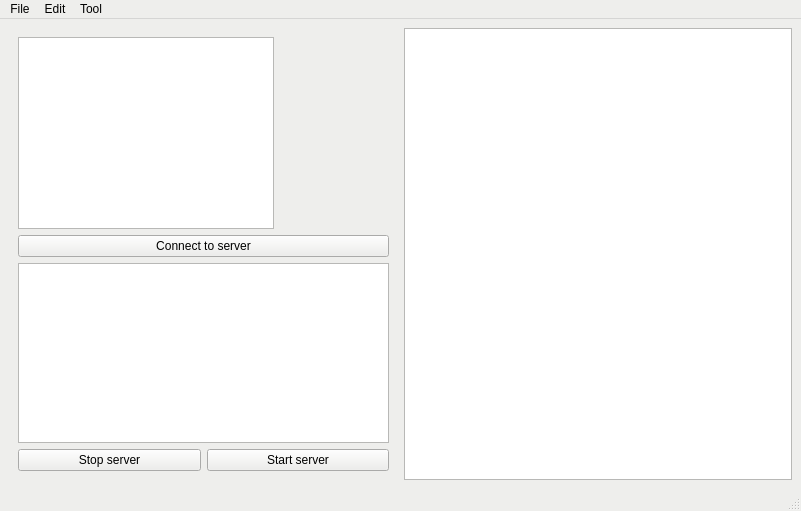
<?xml version="1.0" encoding="UTF-8"?>
<ui version="4.0">
 <class>MainWindow</class>
 <widget class="QMainWindow" name="MainWindow">
  <property name="geometry">
   <rect>
    <x>0</x>
    <y>0</y>
    <width>801</width>
    <height>511</height>
   </rect>
  </property>
  <property name="palette">
   <palette>
    <active>
     <colorrole role="WindowText">
      <brush brushstyle="SolidPattern">
       <color alpha="255">
        <red>0</red>
        <green>0</green>
        <blue>0</blue>
       </color>
      </brush>
     </colorrole>
     <colorrole role="Button">
      <brush brushstyle="SolidPattern">
       <color alpha="255">
        <red>238</red>
        <green>238</green>
        <blue>236</blue>
       </color>
      </brush>
     </colorrole>
     <colorrole role="Light">
      <brush brushstyle="SolidPattern">
       <color alpha="255">
        <red>255</red>
        <green>255</green>
        <blue>255</blue>
       </color>
      </brush>
     </colorrole>
     <colorrole role="Midlight">
      <brush brushstyle="SolidPattern">
       <color alpha="255">
        <red>246</red>
        <green>246</green>
        <blue>245</blue>
       </color>
      </brush>
     </colorrole>
     <colorrole role="Dark">
      <brush brushstyle="SolidPattern">
       <color alpha="255">
        <red>119</red>
        <green>119</green>
        <blue>118</blue>
       </color>
      </brush>
     </colorrole>
     <colorrole role="Mid">
      <brush brushstyle="SolidPattern">
       <color alpha="255">
        <red>159</red>
        <green>159</green>
        <blue>157</blue>
       </color>
      </brush>
     </colorrole>
     <colorrole role="Text">
      <brush brushstyle="SolidPattern">
       <color alpha="255">
        <red>0</red>
        <green>0</green>
        <blue>0</blue>
       </color>
      </brush>
     </colorrole>
     <colorrole role="BrightText">
      <brush brushstyle="SolidPattern">
       <color alpha="255">
        <red>255</red>
        <green>255</green>
        <blue>255</blue>
       </color>
      </brush>
     </colorrole>
     <colorrole role="ButtonText">
      <brush brushstyle="SolidPattern">
       <color alpha="255">
        <red>0</red>
        <green>0</green>
        <blue>0</blue>
       </color>
      </brush>
     </colorrole>
     <colorrole role="Base">
      <brush brushstyle="SolidPattern">
       <color alpha="255">
        <red>255</red>
        <green>255</green>
        <blue>255</blue>
       </color>
      </brush>
     </colorrole>
     <colorrole role="Window">
      <brush brushstyle="SolidPattern">
       <color alpha="255">
        <red>238</red>
        <green>238</green>
        <blue>236</blue>
       </color>
      </brush>
     </colorrole>
     <colorrole role="Shadow">
      <brush brushstyle="SolidPattern">
       <color alpha="255">
        <red>0</red>
        <green>0</green>
        <blue>0</blue>
       </color>
      </brush>
     </colorrole>
     <colorrole role="AlternateBase">
      <brush brushstyle="SolidPattern">
       <color alpha="255">
        <red>246</red>
        <green>246</green>
        <blue>245</blue>
       </color>
      </brush>
     </colorrole>
     <colorrole role="ToolTipBase">
      <brush brushstyle="SolidPattern">
       <color alpha="255">
        <red>255</red>
        <green>255</green>
        <blue>220</blue>
       </color>
      </brush>
     </colorrole>
     <colorrole role="ToolTipText">
      <brush brushstyle="SolidPattern">
       <color alpha="255">
        <red>0</red>
        <green>0</green>
        <blue>0</blue>
       </color>
      </brush>
     </colorrole>
    </active>
    <inactive>
     <colorrole role="WindowText">
      <brush brushstyle="SolidPattern">
       <color alpha="255">
        <red>0</red>
        <green>0</green>
        <blue>0</blue>
       </color>
      </brush>
     </colorrole>
     <colorrole role="Button">
      <brush brushstyle="SolidPattern">
       <color alpha="255">
        <red>238</red>
        <green>238</green>
        <blue>236</blue>
       </color>
      </brush>
     </colorrole>
     <colorrole role="Light">
      <brush brushstyle="SolidPattern">
       <color alpha="255">
        <red>255</red>
        <green>255</green>
        <blue>255</blue>
       </color>
      </brush>
     </colorrole>
     <colorrole role="Midlight">
      <brush brushstyle="SolidPattern">
       <color alpha="255">
        <red>246</red>
        <green>246</green>
        <blue>245</blue>
       </color>
      </brush>
     </colorrole>
     <colorrole role="Dark">
      <brush brushstyle="SolidPattern">
       <color alpha="255">
        <red>119</red>
        <green>119</green>
        <blue>118</blue>
       </color>
      </brush>
     </colorrole>
     <colorrole role="Mid">
      <brush brushstyle="SolidPattern">
       <color alpha="255">
        <red>159</red>
        <green>159</green>
        <blue>157</blue>
       </color>
      </brush>
     </colorrole>
     <colorrole role="Text">
      <brush brushstyle="SolidPattern">
       <color alpha="255">
        <red>0</red>
        <green>0</green>
        <blue>0</blue>
       </color>
      </brush>
     </colorrole>
     <colorrole role="BrightText">
      <brush brushstyle="SolidPattern">
       <color alpha="255">
        <red>255</red>
        <green>255</green>
        <blue>255</blue>
       </color>
      </brush>
     </colorrole>
     <colorrole role="ButtonText">
      <brush brushstyle="SolidPattern">
       <color alpha="255">
        <red>0</red>
        <green>0</green>
        <blue>0</blue>
       </color>
      </brush>
     </colorrole>
     <colorrole role="Base">
      <brush brushstyle="SolidPattern">
       <color alpha="255">
        <red>255</red>
        <green>255</green>
        <blue>255</blue>
       </color>
      </brush>
     </colorrole>
     <colorrole role="Window">
      <brush brushstyle="SolidPattern">
       <color alpha="255">
        <red>238</red>
        <green>238</green>
        <blue>236</blue>
       </color>
      </brush>
     </colorrole>
     <colorrole role="Shadow">
      <brush brushstyle="SolidPattern">
       <color alpha="255">
        <red>0</red>
        <green>0</green>
        <blue>0</blue>
       </color>
      </brush>
     </colorrole>
     <colorrole role="AlternateBase">
      <brush brushstyle="SolidPattern">
       <color alpha="255">
        <red>246</red>
        <green>246</green>
        <blue>245</blue>
       </color>
      </brush>
     </colorrole>
     <colorrole role="ToolTipBase">
      <brush brushstyle="SolidPattern">
       <color alpha="255">
        <red>255</red>
        <green>255</green>
        <blue>220</blue>
       </color>
      </brush>
     </colorrole>
     <colorrole role="ToolTipText">
      <brush brushstyle="SolidPattern">
       <color alpha="255">
        <red>0</red>
        <green>0</green>
        <blue>0</blue>
       </color>
      </brush>
     </colorrole>
    </inactive>
    <disabled>
     <colorrole role="WindowText">
      <brush brushstyle="SolidPattern">
       <color alpha="255">
        <red>119</red>
        <green>119</green>
        <blue>118</blue>
       </color>
      </brush>
     </colorrole>
     <colorrole role="Button">
      <brush brushstyle="SolidPattern">
       <color alpha="255">
        <red>238</red>
        <green>238</green>
        <blue>236</blue>
       </color>
      </brush>
     </colorrole>
     <colorrole role="Light">
      <brush brushstyle="SolidPattern">
       <color alpha="255">
        <red>255</red>
        <green>255</green>
        <blue>255</blue>
       </color>
      </brush>
     </colorrole>
     <colorrole role="Midlight">
      <brush brushstyle="SolidPattern">
       <color alpha="255">
        <red>246</red>
        <green>246</green>
        <blue>245</blue>
       </color>
      </brush>
     </colorrole>
     <colorrole role="Dark">
      <brush brushstyle="SolidPattern">
       <color alpha="255">
        <red>119</red>
        <green>119</green>
        <blue>118</blue>
       </color>
      </brush>
     </colorrole>
     <colorrole role="Mid">
      <brush brushstyle="SolidPattern">
       <color alpha="255">
        <red>159</red>
        <green>159</green>
        <blue>157</blue>
       </color>
      </brush>
     </colorrole>
     <colorrole role="Text">
      <brush brushstyle="SolidPattern">
       <color alpha="255">
        <red>119</red>
        <green>119</green>
        <blue>118</blue>
       </color>
      </brush>
     </colorrole>
     <colorrole role="BrightText">
      <brush brushstyle="SolidPattern">
       <color alpha="255">
        <red>255</red>
        <green>255</green>
        <blue>255</blue>
       </color>
      </brush>
     </colorrole>
     <colorrole role="ButtonText">
      <brush brushstyle="SolidPattern">
       <color alpha="255">
        <red>119</red>
        <green>119</green>
        <blue>118</blue>
       </color>
      </brush>
     </colorrole>
     <colorrole role="Base">
      <brush brushstyle="SolidPattern">
       <color alpha="255">
        <red>238</red>
        <green>238</green>
        <blue>236</blue>
       </color>
      </brush>
     </colorrole>
     <colorrole role="Window">
      <brush brushstyle="SolidPattern">
       <color alpha="255">
        <red>238</red>
        <green>238</green>
        <blue>236</blue>
       </color>
      </brush>
     </colorrole>
     <colorrole role="Shadow">
      <brush brushstyle="SolidPattern">
       <color alpha="255">
        <red>0</red>
        <green>0</green>
        <blue>0</blue>
       </color>
      </brush>
     </colorrole>
     <colorrole role="AlternateBase">
      <brush brushstyle="SolidPattern">
       <color alpha="255">
        <red>238</red>
        <green>238</green>
        <blue>236</blue>
       </color>
      </brush>
     </colorrole>
     <colorrole role="ToolTipBase">
      <brush brushstyle="SolidPattern">
       <color alpha="255">
        <red>255</red>
        <green>255</green>
        <blue>220</blue>
       </color>
      </brush>
     </colorrole>
     <colorrole role="ToolTipText">
      <brush brushstyle="SolidPattern">
       <color alpha="255">
        <red>0</red>
        <green>0</green>
        <blue>0</blue>
       </color>
      </brush>
     </colorrole>
    </disabled>
   </palette>
  </property>
  <property name="contextMenuPolicy">
   <enum>Qt::DefaultContextMenu</enum>
  </property>
  <property name="windowTitle">
   <string>TrebleShot -- Pre-alpha</string>
  </property>
  <widget class="QWidget" name="centralwidget">
   <layout class="QHBoxLayout" name="horizontalLayout">
    <item>
     <widget class="QWidget" name="verticalWidget" native="true">
      <property name="palette">
       <palette>
        <active>
         <colorrole role="WindowText">
          <brush brushstyle="SolidPattern">
           <color alpha="255">
            <red>0</red>
            <green>0</green>
            <blue>0</blue>
           </color>
          </brush>
         </colorrole>
         <colorrole role="Button">
          <brush brushstyle="SolidPattern">
           <color alpha="255">
            <red>238</red>
            <green>238</green>
            <blue>236</blue>
           </color>
          </brush>
         </colorrole>
         <colorrole role="Light">
          <brush brushstyle="SolidPattern">
           <color alpha="255">
            <red>255</red>
            <green>255</green>
            <blue>255</blue>
           </color>
          </brush>
         </colorrole>
         <colorrole role="Midlight">
          <brush brushstyle="SolidPattern">
           <color alpha="255">
            <red>246</red>
            <green>246</green>
            <blue>245</blue>
           </color>
          </brush>
         </colorrole>
         <colorrole role="Dark">
          <brush brushstyle="SolidPattern">
           <color alpha="255">
            <red>119</red>
            <green>119</green>
            <blue>118</blue>
           </color>
          </brush>
         </colorrole>
         <colorrole role="Mid">
          <brush brushstyle="SolidPattern">
           <color alpha="255">
            <red>159</red>
            <green>159</green>
            <blue>157</blue>
           </color>
          </brush>
         </colorrole>
         <colorrole role="Text">
          <brush brushstyle="SolidPattern">
           <color alpha="255">
            <red>0</red>
            <green>0</green>
            <blue>0</blue>
           </color>
          </brush>
         </colorrole>
         <colorrole role="BrightText">
          <brush brushstyle="SolidPattern">
           <color alpha="255">
            <red>255</red>
            <green>255</green>
            <blue>255</blue>
           </color>
          </brush>
         </colorrole>
         <colorrole role="ButtonText">
          <brush brushstyle="SolidPattern">
           <color alpha="255">
            <red>0</red>
            <green>0</green>
            <blue>0</blue>
           </color>
          </brush>
         </colorrole>
         <colorrole role="Base">
          <brush brushstyle="SolidPattern">
           <color alpha="255">
            <red>255</red>
            <green>255</green>
            <blue>255</blue>
           </color>
          </brush>
         </colorrole>
         <colorrole role="Window">
          <brush brushstyle="SolidPattern">
           <color alpha="255">
            <red>238</red>
            <green>238</green>
            <blue>236</blue>
           </color>
          </brush>
         </colorrole>
         <colorrole role="Shadow">
          <brush brushstyle="SolidPattern">
           <color alpha="255">
            <red>0</red>
            <green>0</green>
            <blue>0</blue>
           </color>
          </brush>
         </colorrole>
         <colorrole role="AlternateBase">
          <brush brushstyle="SolidPattern">
           <color alpha="255">
            <red>246</red>
            <green>246</green>
            <blue>245</blue>
           </color>
          </brush>
         </colorrole>
         <colorrole role="ToolTipBase">
          <brush brushstyle="SolidPattern">
           <color alpha="255">
            <red>255</red>
            <green>255</green>
            <blue>220</blue>
           </color>
          </brush>
         </colorrole>
         <colorrole role="ToolTipText">
          <brush brushstyle="SolidPattern">
           <color alpha="255">
            <red>0</red>
            <green>0</green>
            <blue>0</blue>
           </color>
          </brush>
         </colorrole>
        </active>
        <inactive>
         <colorrole role="WindowText">
          <brush brushstyle="SolidPattern">
           <color alpha="255">
            <red>0</red>
            <green>0</green>
            <blue>0</blue>
           </color>
          </brush>
         </colorrole>
         <colorrole role="Button">
          <brush brushstyle="SolidPattern">
           <color alpha="255">
            <red>238</red>
            <green>238</green>
            <blue>236</blue>
           </color>
          </brush>
         </colorrole>
         <colorrole role="Light">
          <brush brushstyle="SolidPattern">
           <color alpha="255">
            <red>255</red>
            <green>255</green>
            <blue>255</blue>
           </color>
          </brush>
         </colorrole>
         <colorrole role="Midlight">
          <brush brushstyle="SolidPattern">
           <color alpha="255">
            <red>246</red>
            <green>246</green>
            <blue>245</blue>
           </color>
          </brush>
         </colorrole>
         <colorrole role="Dark">
          <brush brushstyle="SolidPattern">
           <color alpha="255">
            <red>119</red>
            <green>119</green>
            <blue>118</blue>
           </color>
          </brush>
         </colorrole>
         <colorrole role="Mid">
          <brush brushstyle="SolidPattern">
           <color alpha="255">
            <red>159</red>
            <green>159</green>
            <blue>157</blue>
           </color>
          </brush>
         </colorrole>
         <colorrole role="Text">
          <brush brushstyle="SolidPattern">
           <color alpha="255">
            <red>0</red>
            <green>0</green>
            <blue>0</blue>
           </color>
          </brush>
         </colorrole>
         <colorrole role="BrightText">
          <brush brushstyle="SolidPattern">
           <color alpha="255">
            <red>255</red>
            <green>255</green>
            <blue>255</blue>
           </color>
          </brush>
         </colorrole>
         <colorrole role="ButtonText">
          <brush brushstyle="SolidPattern">
           <color alpha="255">
            <red>0</red>
            <green>0</green>
            <blue>0</blue>
           </color>
          </brush>
         </colorrole>
         <colorrole role="Base">
          <brush brushstyle="SolidPattern">
           <color alpha="255">
            <red>255</red>
            <green>255</green>
            <blue>255</blue>
           </color>
          </brush>
         </colorrole>
         <colorrole role="Window">
          <brush brushstyle="SolidPattern">
           <color alpha="255">
            <red>238</red>
            <green>238</green>
            <blue>236</blue>
           </color>
          </brush>
         </colorrole>
         <colorrole role="Shadow">
          <brush brushstyle="SolidPattern">
           <color alpha="255">
            <red>0</red>
            <green>0</green>
            <blue>0</blue>
           </color>
          </brush>
         </colorrole>
         <colorrole role="AlternateBase">
          <brush brushstyle="SolidPattern">
           <color alpha="255">
            <red>246</red>
            <green>246</green>
            <blue>245</blue>
           </color>
          </brush>
         </colorrole>
         <colorrole role="ToolTipBase">
          <brush brushstyle="SolidPattern">
           <color alpha="255">
            <red>255</red>
            <green>255</green>
            <blue>220</blue>
           </color>
          </brush>
         </colorrole>
         <colorrole role="ToolTipText">
          <brush brushstyle="SolidPattern">
           <color alpha="255">
            <red>0</red>
            <green>0</green>
            <blue>0</blue>
           </color>
          </brush>
         </colorrole>
        </inactive>
        <disabled>
         <colorrole role="WindowText">
          <brush brushstyle="SolidPattern">
           <color alpha="255">
            <red>119</red>
            <green>119</green>
            <blue>118</blue>
           </color>
          </brush>
         </colorrole>
         <colorrole role="Button">
          <brush brushstyle="SolidPattern">
           <color alpha="255">
            <red>238</red>
            <green>238</green>
            <blue>236</blue>
           </color>
          </brush>
         </colorrole>
         <colorrole role="Light">
          <brush brushstyle="SolidPattern">
           <color alpha="255">
            <red>255</red>
            <green>255</green>
            <blue>255</blue>
           </color>
          </brush>
         </colorrole>
         <colorrole role="Midlight">
          <brush brushstyle="SolidPattern">
           <color alpha="255">
            <red>246</red>
            <green>246</green>
            <blue>245</blue>
           </color>
          </brush>
         </colorrole>
         <colorrole role="Dark">
          <brush brushstyle="SolidPattern">
           <color alpha="255">
            <red>119</red>
            <green>119</green>
            <blue>118</blue>
           </color>
          </brush>
         </colorrole>
         <colorrole role="Mid">
          <brush brushstyle="SolidPattern">
           <color alpha="255">
            <red>159</red>
            <green>159</green>
            <blue>157</blue>
           </color>
          </brush>
         </colorrole>
         <colorrole role="Text">
          <brush brushstyle="SolidPattern">
           <color alpha="255">
            <red>119</red>
            <green>119</green>
            <blue>118</blue>
           </color>
          </brush>
         </colorrole>
         <colorrole role="BrightText">
          <brush brushstyle="SolidPattern">
           <color alpha="255">
            <red>255</red>
            <green>255</green>
            <blue>255</blue>
           </color>
          </brush>
         </colorrole>
         <colorrole role="ButtonText">
          <brush brushstyle="SolidPattern">
           <color alpha="255">
            <red>119</red>
            <green>119</green>
            <blue>118</blue>
           </color>
          </brush>
         </colorrole>
         <colorrole role="Base">
          <brush brushstyle="SolidPattern">
           <color alpha="255">
            <red>238</red>
            <green>238</green>
            <blue>236</blue>
           </color>
          </brush>
         </colorrole>
         <colorrole role="Window">
          <brush brushstyle="SolidPattern">
           <color alpha="255">
            <red>238</red>
            <green>238</green>
            <blue>236</blue>
           </color>
          </brush>
         </colorrole>
         <colorrole role="Shadow">
          <brush brushstyle="SolidPattern">
           <color alpha="255">
            <red>0</red>
            <green>0</green>
            <blue>0</blue>
           </color>
          </brush>
         </colorrole>
         <colorrole role="AlternateBase">
          <brush brushstyle="SolidPattern">
           <color alpha="255">
            <red>238</red>
            <green>238</green>
            <blue>236</blue>
           </color>
          </brush>
         </colorrole>
         <colorrole role="ToolTipBase">
          <brush brushstyle="SolidPattern">
           <color alpha="255">
            <red>255</red>
            <green>255</green>
            <blue>220</blue>
           </color>
          </brush>
         </colorrole>
         <colorrole role="ToolTipText">
          <brush brushstyle="SolidPattern">
           <color alpha="255">
            <red>0</red>
            <green>0</green>
            <blue>0</blue>
           </color>
          </brush>
         </colorrole>
        </disabled>
       </palette>
      </property>
      <layout class="QVBoxLayout" name="verticalLayout">
       <item>
        <widget class="QTableWidget" name="tableWidget">
         <property name="sizePolicy">
          <sizepolicy hsizetype="Fixed" vsizetype="Fixed">
           <horstretch>0</horstretch>
           <verstretch>0</verstretch>
          </sizepolicy>
         </property>
        </widget>
       </item>
       <item>
        <widget class="QPushButton" name="buttonConnect">
         <property name="text">
          <string>Connect to server</string>
         </property>
        </widget>
       </item>
       <item>
        <widget class="QListView" name="listView_2"/>
       </item>
       <item>
        <layout class="QHBoxLayout" name="horizontalLayout_2" stretch="0,0">
         <property name="sizeConstraint">
          <enum>QLayout::SetMaximumSize</enum>
         </property>
         <property name="topMargin">
          <number>0</number>
         </property>
         <item>
          <widget class="QPushButton" name="buttonStartServerStop">
           <property name="whatsThis">
            <string/>
           </property>
           <property name="autoFillBackground">
            <bool>false</bool>
           </property>
           <property name="text">
            <string>Stop server</string>
           </property>
           <property name="flat">
            <bool>false</bool>
           </property>
          </widget>
         </item>
         <item>
          <widget class="QPushButton" name="buttonStartServer">
           <property name="text">
            <string>Start server</string>
           </property>
          </widget>
         </item>
        </layout>
       </item>
      </layout>
     </widget>
    </item>
    <item>
     <widget class="QListView" name="listView">
      <property name="enabled">
       <bool>true</bool>
      </property>
      <property name="sizePolicy">
       <sizepolicy hsizetype="Expanding" vsizetype="Expanding">
        <horstretch>0</horstretch>
        <verstretch>0</verstretch>
       </sizepolicy>
      </property>
     </widget>
    </item>
   </layout>
  </widget>
  <widget class="QMenuBar" name="menuBarDefault">
   <property name="geometry">
    <rect>
     <x>0</x>
     <y>0</y>
     <width>801</width>
     <height>22</height>
    </rect>
   </property>
   <property name="toolTip">
    <string/>
   </property>
   <property name="toolTipDuration">
    <number>-1</number>
   </property>
   <widget class="QMenu" name="menuEdit">
    <property name="title">
     <string>Edit</string>
    </property>
   </widget>
   <widget class="QMenu" name="menuTool">
    <property name="geometry">
     <rect>
      <x>320</x>
      <y>134</y>
      <width>159</width>
      <height>50</height>
     </rect>
    </property>
    <property name="title">
     <string>Tool</string>
    </property>
   </widget>
   <widget class="QMenu" name="menuFile">
    <property name="title">
     <string>File</string>
    </property>
   </widget>
   <addaction name="menuFile"/>
   <addaction name="menuEdit"/>
   <addaction name="menuTool"/>
  </widget>
  <widget class="QStatusBar" name="statusbar"/>
 </widget>
 <tabstops>
  <tabstop>listView</tabstop>
  <tabstop>buttonConnect</tabstop>
  <tabstop>listView_2</tabstop>
 </tabstops>
 <resources/>
 <connections/>
</ui>
